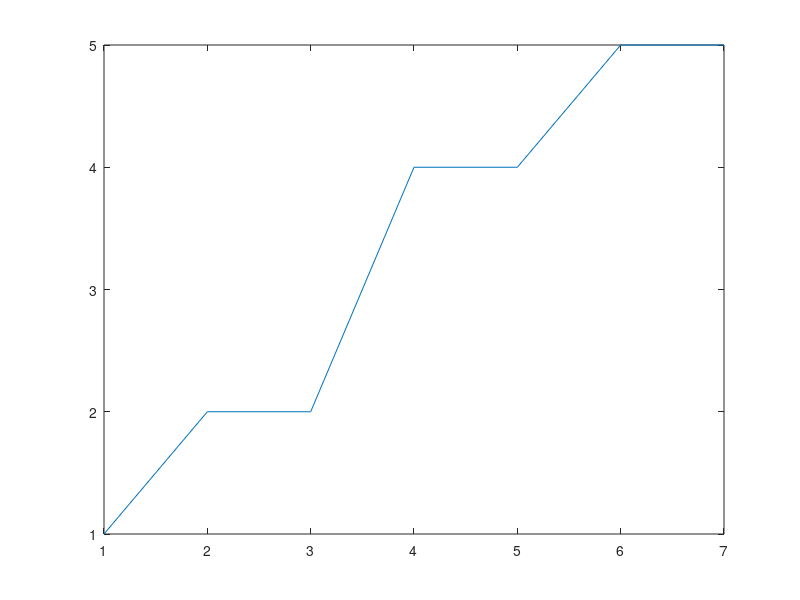

Write the MATLAB code that produced this figure.
% Tạo một mảng dữ liệu x
x = [1 2 2 4 4 5 5]; 

figure; % Mở một cửa sổ đồ họa mới

plot(x); % Vẽ biểu đồ đường cho mảng x


